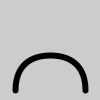
Frame 1 (no input)
Frame 60 (the mouse pressed at the canvas centre just before this capture): identical to frame 1, image omitted
Frame 120 (the mouse held since frame 60 and released just before this capture): identical to frame 1, image omitted

The Processing sketch that drew this single still picture (run headless with seeded random() and noise(); from frame 60 on, the mouse is pressed at the canvas centre):

// Processing sketch: Ex_22
// ── Ex_22.pde
float c = 25.0;

void setup() {
  size(100, 100);
}

void draw() {
  background(204);
  arch(c);  
}

void arch(float curvature) {
  float y = 90.0;
  strokeWeight(6);
  noFill();
  beginShape();
  vertex(15.0, y);
  bezierVertex(15.0, y-curvature, 30.0, 55.0, 50.0, 55.0);
  bezierVertex(70.0, 55.0, 85.0, y-curvature, 85.0, y);
  endShape();
}
